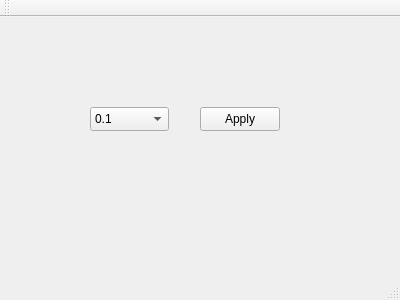
<?xml version="1.0" encoding="UTF-8"?>
<ui version="4.0">
 <class>MainWindow</class>
 <widget class="QMainWindow" name="MainWindow">
  <property name="geometry">
   <rect>
    <x>0</x>
    <y>0</y>
    <width>400</width>
    <height>300</height>
   </rect>
  </property>
  <property name="windowTitle">
   <string>MainWindow</string>
  </property>
  <widget class="QWidget" name="centralWidget">
   <widget class="QPushButton" name="pushButton">
    <property name="geometry">
     <rect>
      <x>200</x>
      <y>90</y>
      <width>80</width>
      <height>24</height>
     </rect>
    </property>
    <property name="text">
     <string>Apply</string>
    </property>
   </widget>
   <widget class="QComboBox" name="comboBox">
    <property name="geometry">
     <rect>
      <x>90</x>
      <y>90</y>
      <width>79</width>
      <height>24</height>
     </rect>
    </property>
    <item>
     <property name="text">
      <string>0.1</string>
     </property>
    </item>
    <item>
     <property name="text">
      <string>0.2</string>
     </property>
    </item>
    <item>
     <property name="text">
      <string>0.3</string>
     </property>
    </item>
    <item>
     <property name="text">
      <string>0.4</string>
     </property>
    </item>
    <item>
     <property name="text">
      <string>0.5</string>
     </property>
    </item>
    <item>
     <property name="text">
      <string>0.6</string>
     </property>
    </item>
    <item>
     <property name="text">
      <string>0.7</string>
     </property>
    </item>
    <item>
     <property name="text">
      <string>0.8</string>
     </property>
    </item>
   </widget>
  </widget>
  <widget class="QMenuBar" name="menuBar">
   <property name="geometry">
    <rect>
     <x>0</x>
     <y>0</y>
     <width>400</width>
     <height>21</height>
    </rect>
   </property>
  </widget>
  <widget class="QToolBar" name="mainToolBar">
   <attribute name="toolBarArea">
    <enum>TopToolBarArea</enum>
   </attribute>
   <attribute name="toolBarBreak">
    <bool>false</bool>
   </attribute>
  </widget>
  <widget class="QStatusBar" name="statusBar"/>
 </widget>
 <layoutdefault spacing="6" margin="11"/>
 <resources/>
 <connections/>
</ui>
